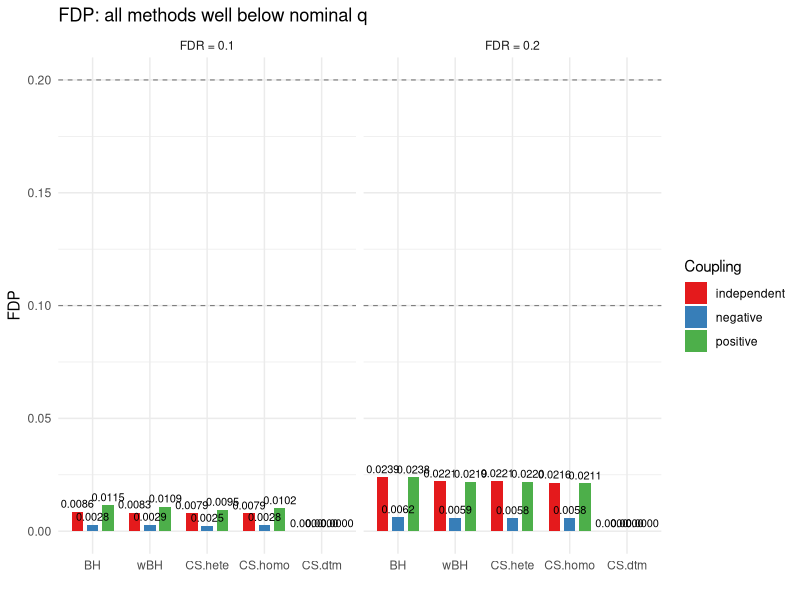
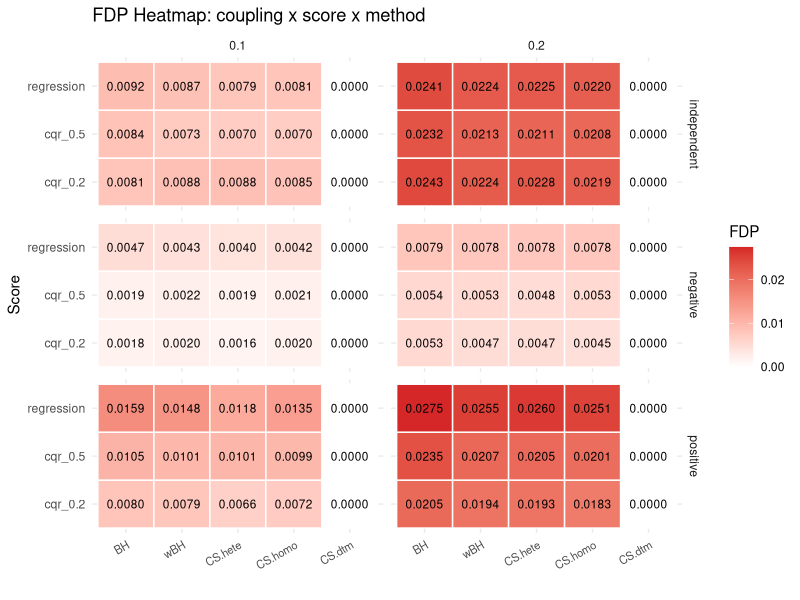
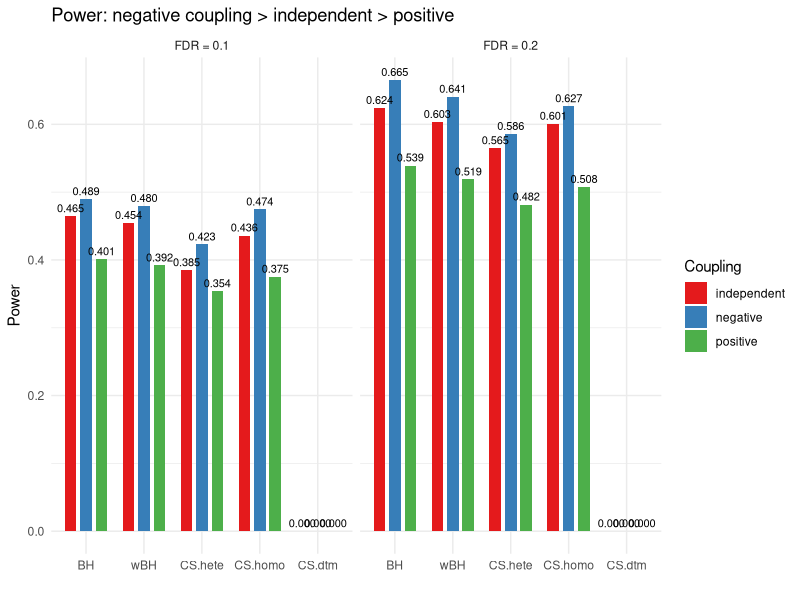

Here is the R script that generated these plots, in order:
###############################################################################
# 实验一可视化: 只保留 uBH / wBH / wCS.hete / wCS.homo / wCS.dtm
###############################################################################

library(ggplot2)
library(dplyr)
library(tidyr)

df <- read.csv("./results_semi_synthetic/summary.csv")

# 只保留需要的 method
keep_methods <- c("uBH", "wBH", "wCS_hete", "wCS_homo", "wCS_dtm")
df <- df[df$method %in% keep_methods, ]

# 聚合 score: coupling + method + q
agg <- df %>%
  group_by(coupling, method, q) %>%
  summarise(fdp   = mean(fdp_mean),
            power = mean(power_mean),
            nrej  = mean(nrej_mean),
            .groups = "drop")

# 统一横轴标签
agg$label <- agg$method
agg$label <- gsub("_", ".", agg$label)

# 横轴顺序
x_order <- c("uBH", "wBH", "wCS_hete", "wCS_homo", "wCS_dtm")
x_labels <- c("BH", "wBH", "CS.hete", "CS.homo", "CS.dtm")

# ============================================================================
# 图1: FDP 柱状图
# ============================================================================
p1 <- agg %>%
  ggplot(aes(x = factor(method, levels = x_order, labels = x_labels),
             y = fdp, fill = coupling)) +
  geom_col(position = position_dodge(width = 0.8), width = 0.6) +
  geom_text(aes(label = sprintf("%.4f", fdp)),
            position = position_dodge(width = 0.8),
            vjust = -0.5, size = 2.8) +
  geom_hline(yintercept = 0.1, linetype = "dashed", color = "grey50", size = 0.4) +
  geom_hline(yintercept = 0.2, linetype = "dashed", color = "grey50", size = 0.4) +
  facet_wrap(~ q, labeller = labeller(q = function(x) paste0("FDR = ", x))) +
  scale_fill_brewer(palette = "Set1", name = "Coupling") +
  labs(title = "FDP: all methods well below nominal q",
       y = "FDP", x = "") +
  theme_minimal()

ggsave("./results_semi_synthetic/fig1_fdp_bar.png", p1,
       width = 12, height = 5, dpi = 150)
cat("Fig1 saved\n")

# ============================================================================
# 图2: FDP Heatmap (coupling x method, 分 q 和 score)
# ============================================================================
agg_score <- df %>%
  group_by(coupling, score, method, q) %>%
  summarise(fdp = mean(fdp_mean), .groups = "drop")
agg_score$label <- gsub("_", ".", agg_score$method)

p2 <- agg_score %>%
  ggplot(aes(x = factor(method, levels = x_order, labels = x_labels),
             y = score, fill = fdp)) +
  geom_tile(color = "white", size = 0.5) +
  geom_text(aes(label = sprintf("%.4f", fdp)), size = 3) +
  facet_grid(coupling ~ q) +
  scale_fill_gradient(low = "white", high = "#d62728",
                       name = "FDP", limits = c(0, NA)) +
  labs(title = "FDP Heatmap: coupling x score x method",
       x = "", y = "Score") +
  theme_minimal() +
  theme(axis.text.x = element_text(angle = 30, hjust = 1, size = 8))

ggsave("./results_semi_synthetic/fig2_fdp_heatmap.png", p2,
       width = 13, height = 7, dpi = 150)
cat("Fig2 saved\n")

# ============================================================================
# 图3: Power 柱状图
# ============================================================================
p3 <- agg %>%
  ggplot(aes(x = factor(method, levels = x_order, labels = x_labels),
             y = power, fill = coupling)) +
  geom_col(position = position_dodge(width = 0.8), width = 0.6) +
  geom_text(aes(label = sprintf("%.3f", power)),
            position = position_dodge(width = 0.8),
            vjust = -0.5, size = 2.8) +
  facet_wrap(~ q, labeller = labeller(q = function(x) paste0("FDR = ", x))) +
  scale_fill_brewer(palette = "Set1", name = "Coupling") +
  labs(title = "Power: negative coupling > independent > positive",
       y = "Power", x = "") +
  theme_minimal()

ggsave("./results_semi_synthetic/fig3_power_bar.png", p3,
       width = 12, height = 5, dpi = 150)
cat("Fig3 saved\n")

# ============================================================================
# 汇总表
# ============================================================================
cat("\n========== Summary (across scores) ==========\n")
cat(sprintf("%-12s %-12s %5s %8s %8s %8s\n",
            "Coupling", "Method", "q", "FDP", "Power", "Nsel"))
cat(strrep("-", 55), "\n")
for (cpl in c("independent", "positive", "negative")) {
  sub <- agg[agg$coupling == cpl, ]
  for (m in x_order) {
    for (qv in c(0.1, 0.2)) {
      r <- sub[sub$method == m & sub$q == qv, ]
      if (nrow(r) > 0) {
        cat(sprintf("%-12s %-12s %5.1f %8.4f %8.4f %8.1f\n",
                    cpl, m, qv, r$fdp, r$power, r$nrej))
      }
    }
  }
}
